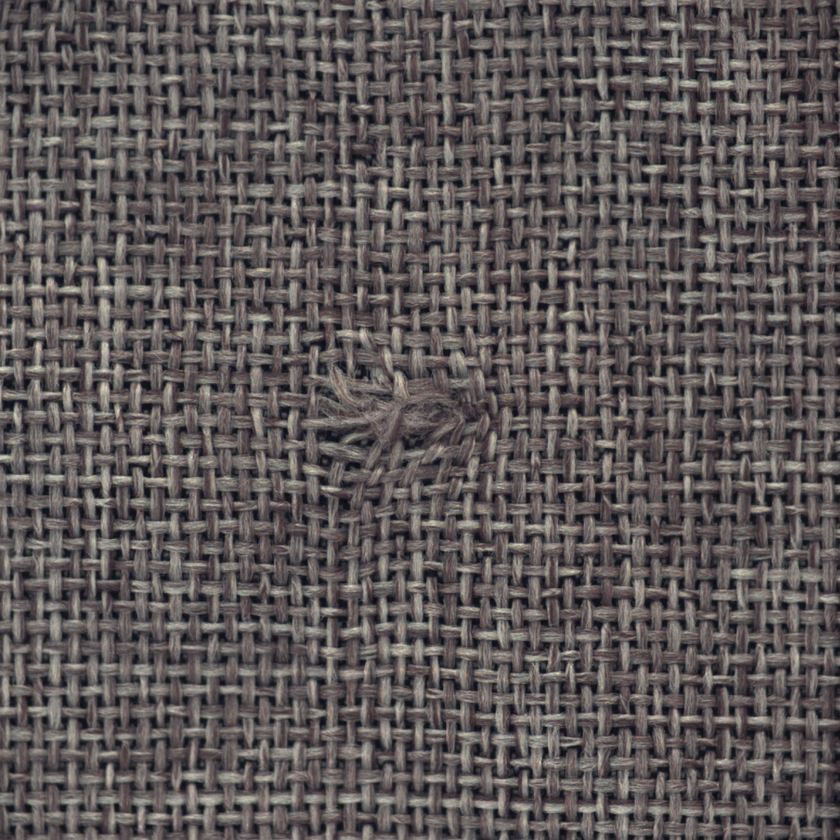
#> input picture HCLTech Hands-on + Assignments/Assignment-1/morphological operations/003.png, 840 x 840 px, shrunk from 1024 x 1024 before the run
$ python morphological.py
#> lines starting #> are read from the running program, lines starting #| are printed output that depends on the picture; after the words box and inside, x2 and y2 are one past the last pixel; in counts of white or black regions, pixels touching at a corner belong together
import cv2
import numpy as np
import matplotlib.pyplot as plt

img = cv2.imread("003.png", cv2.IMREAD_GRAYSCALE)
#> img: shape (840, 840); min 12, max 221, mean 88.5

blur = cv2.GaussianBlur(img, (5,5), 0)

_, thresh = cv2.threshold(blur, 0, 255, cv2.THRESH_BINARY_INV + cv2.THRESH_OTSU)
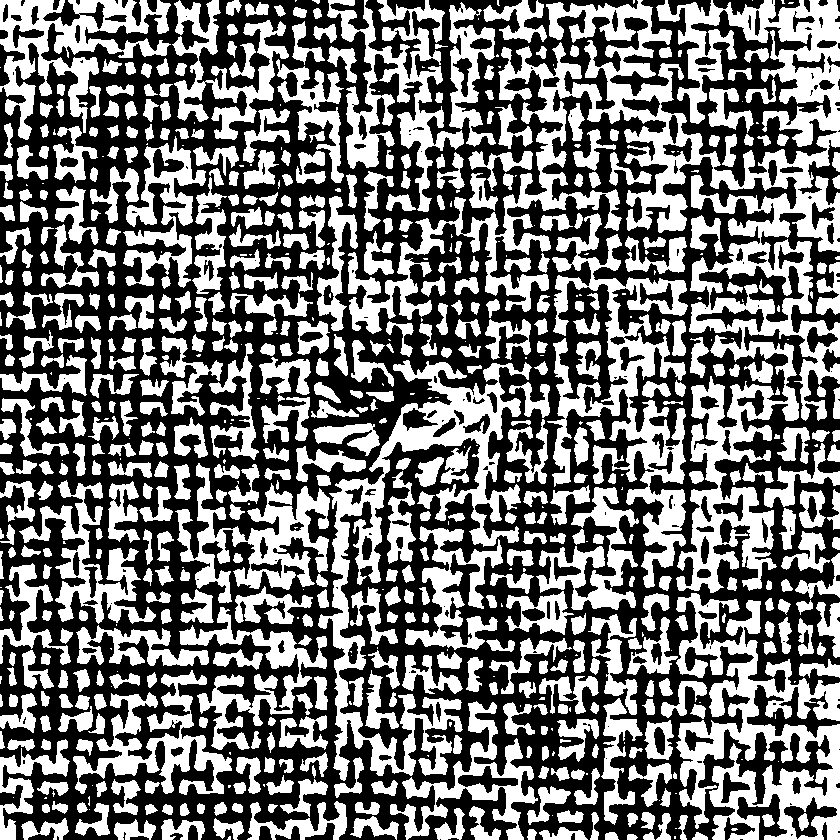
#> thresh: shape (840, 840); 46.2% white; 692 white regions (163 under 20 px), largest, box (x1, y1, x2, y2) and area: (348, 0, 840, 593) 58397, (318, 360, 532, 781) 17736, (676, 593, 840, 840) 17305

kernel = cv2.getStructuringElement(cv2.MORPH_RECT, (5,5))

opening = cv2.morphologyEx(thresh, cv2.MORPH_OPEN, kernel)
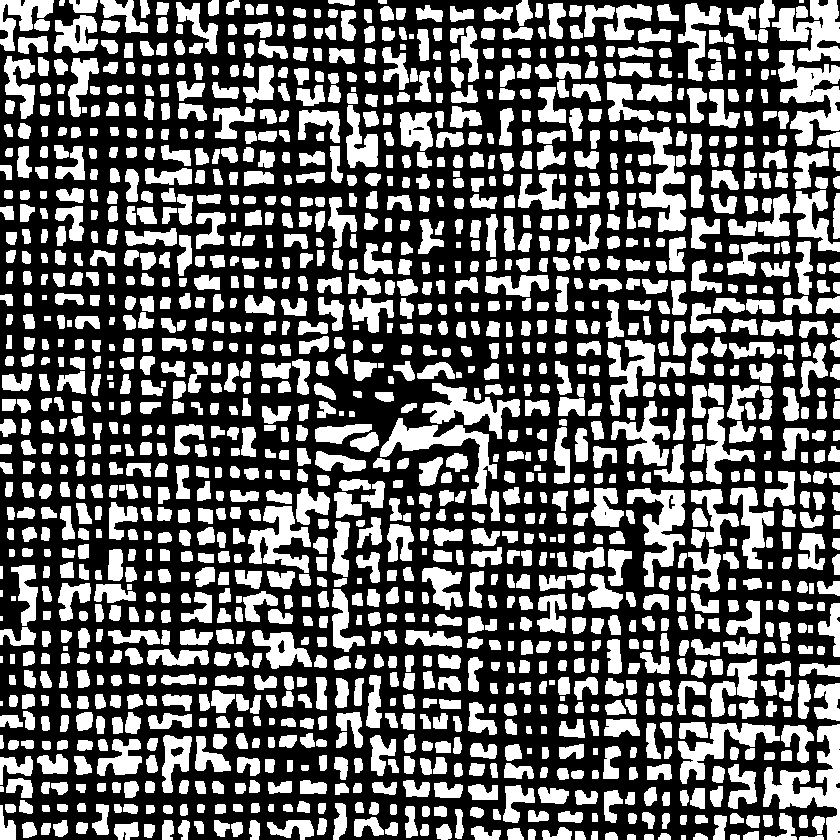
#> opening: shape (840, 840); 40.4% white; 1418 white regions (3 under 20 px), largest, box (x1, y1, x2, y2) and area: (763, 724, 840, 840) 3262, (778, 50, 840, 146) 2996, (380, 418, 497, 505) 2534
closing = cv2.morphologyEx(opening, cv2.MORPH_CLOSE, kernel)
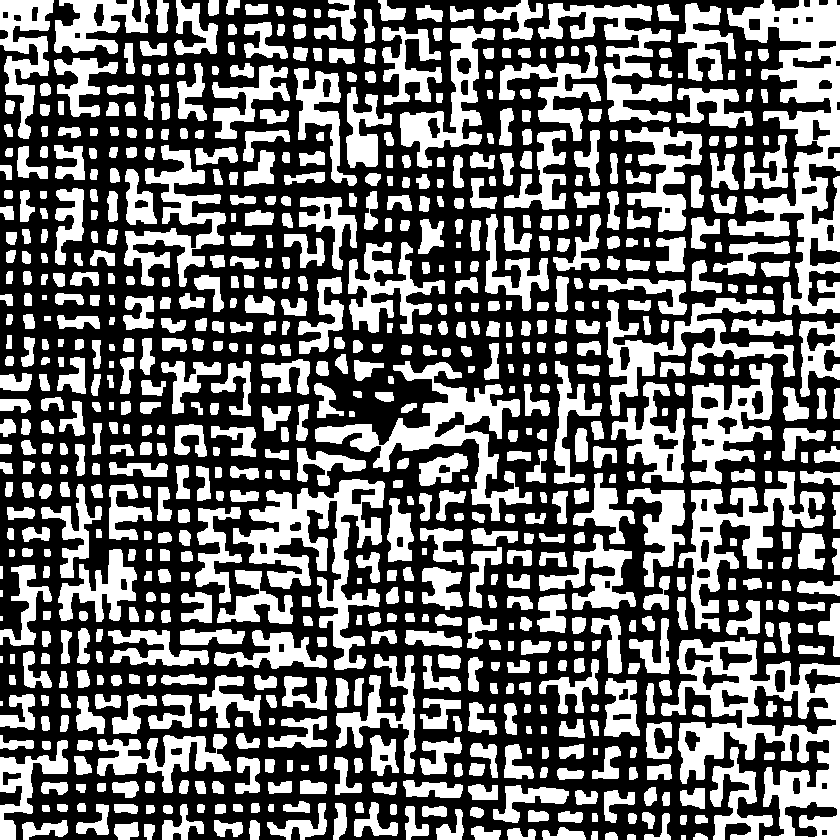
#> closing: shape (840, 840); 43.2% white; 734 white regions (2 under 20 px)

contours, _ = cv2.findContours(closing, cv2.RETR_EXTERNAL, cv2.CHAIN_APPROX_SIMPLE)
#> contours = 732 contours, 7 with area under 20; largest, box (x1, y1, x2, y2) and area: (661, 637, 840, 840) 17980, (727, 0, 840, 315) 14396, (233, 479, 385, 670) 8708, (315, 361, 532, 521) 7522, (678, 471, 825, 632) 6364
result = cv2.cvtColor(img, cv2.COLOR_GRAY2BGR)

for c in contours:
    if cv2.contourArea(c) > 200:
        x,y,w,h = cv2.boundingRect(c)
        cv2.rectangle(result, (x,y), (x+w,y+h), (0,0,255), 2)
#> this loop made 732 passes
#> (x, y, w, h) on passes 6, 7, 8, 10, 12, 13, 16, 20, 22, 24, 25, 34: (507, 828, 29, 12), (542, 827, 44, 13), (471, 826, 30, 14), (114, 822, 25, 18), (214, 820, 29, 17), (22, 820, 46, 20), (644, 813, 27, 27), (558, 811, 25, 12), (436, 809, 28, 31), (422, 806, 25, 11), (405, 806, 24, 34), (162, 804, 42, 36)
#> c on pass 1: [[681, 835], [681, 839], [685, 839], [685, 835]]
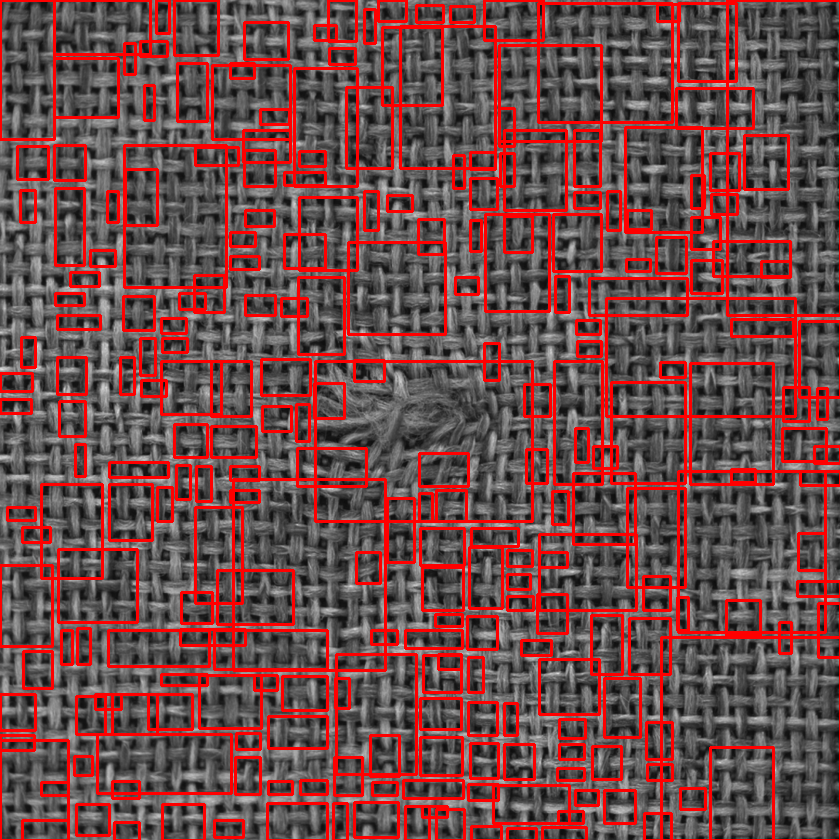
#> result: shape (840, 840, 3); mean B, G, R 72.4, 72.4, 113.3

plt.figure(figsize=(12,6))

plt.subplot(1,3,1), plt.imshow(img, cmap='gray'), plt.title("Original Fabric"), plt.axis("off")
plt.subplot(1,3,2), plt.imshow(closing, cmap='gray'), plt.title("Binary Mask (Defects Isolated)"), plt.axis("off")
plt.subplot(1,3,3), plt.imshow(result), plt.title("Defects Localized"), plt.axis("off")

plt.tight_layout()
plt.show()
#> figure, not shown here; B, G, R data is drawn as R, G, B
